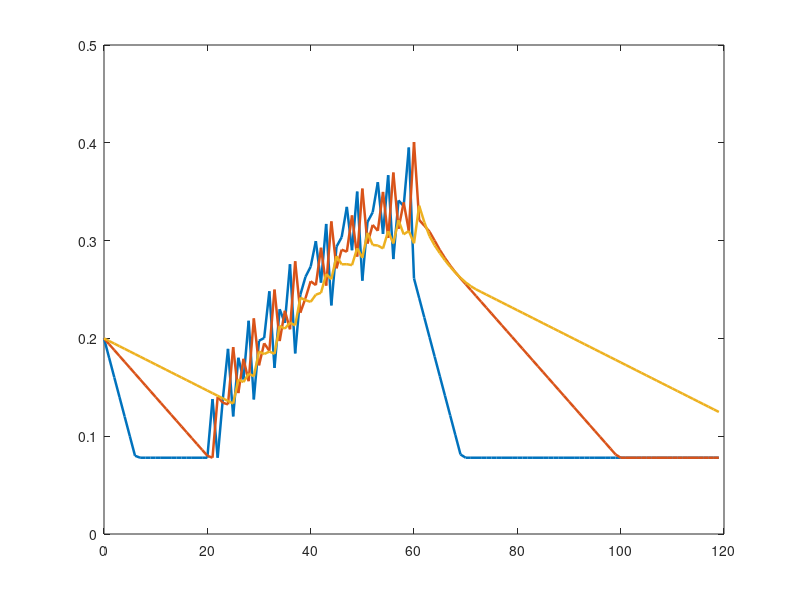

Write MATLAB code to recreate this figure. (Note: this script raises an error after producing the figure.)
%% 01_ReducedSoilWaterModel_V1
% AI-Driven Smart Irrigation
%
% Control-Oriented Three-Layer Soil-Water Model
%
% Version: V1.0
%
% Purpose:
%   1. Build a nonlinear reduced-order soil-water model
%   2. Simulate soil moisture dynamics
%   3. Evaluate irrigation, rainfall, ET and drainage effects
%
% IMPORTANT:
%   This is NOT the final high-fidelity Richards model.
%   It is the control-oriented model that will later support
%   UKF and SAC development.

clc;
clear;
close all;

%% ============================================================
% 1. Simulation Settings
% =============================================================

dt = 1;                 % Time step [day]
T  = 120;               % Simulation horizon [day]
N  = T / dt;

time = (0:N-1)' * dt;

%% ============================================================
% 2. Soil Parameters
% =============================================================

% Residual and saturated volumetric water content
theta_r = 0.078;        % Residual water content [-]
theta_s = 0.430;        % Saturated water content [-]

% Field capacity and wilting point
theta_FC = 0.250;       % Field capacity [-]
theta_WP = 0.120;       % Wilting point [-]

% Soil layer thicknesses
Z1 = 0.10;              % Layer 1 thickness [m]
Z2 = 0.20;              % Layer 2 thickness [m]
Z3 = 0.30;              % Layer 3 thickness [m]

Z = [Z1; Z2; Z3];

% Hydraulic conductivity-like parameters
K1 = 0.080;             % Layer 1 transfer coefficient [m/day]
K2 = 0.050;             % Layer 2 transfer coefficient [m/day]

% Drainage coefficient
Kd = 0.050;             % Drainage coefficient [m/day]

%% ============================================================
% 3. Initial Conditions
% =============================================================

theta0 = [0.20; 0.20; 0.20];

% State matrix
theta = zeros(N,3);

% Initial state
theta(1,:) = theta0';

%% ============================================================
% 4. Environmental Inputs
% =============================================================

% Rainfall [mm/day]
rainfall = zeros(N,1);

% No rainfall during the first prototype experiment
rainfall(:) = 0;

% Evapotranspiration [mm/day]
ET = 4 * ones(N,1);

% Irrigation [mm/day]
irrigation = zeros(N,1);

% Irrigation schedule
%
% Days 1-20   : No irrigation
% Days 21-60  : 8 mm/day
% Days 61-120 : No irrigation

irrigation(time >= 20 & time < 60) = 8;

%% ============================================================
% 5. Root Uptake / ET Distribution
% =============================================================

% Fraction of ET assigned to each soil layer
ET_fraction = [0.50; 0.30; 0.20];

%% ============================================================
% 6. Main Simulation Loop
% =============================================================

for k = 1:N-1

    % ----------------------------------------------------------
    % Current state
    % ----------------------------------------------------------

    theta1 = theta(k,1);
    theta2 = theta(k,2);
    theta3 = theta(k,3);

    % ----------------------------------------------------------
    % External inputs
    % ----------------------------------------------------------

    I = irrigation(k);      % Irrigation [mm/day]
    P = rainfall(k);        % Rainfall [mm/day]
    ET_total = ET(k);       % ET [mm/day]

    % Convert mm/day to m/day
    I_m = I / 1000;
    P_m = P / 1000;
    ET_m = ET_total / 1000;

    % ----------------------------------------------------------
    % ET distribution
    % ----------------------------------------------------------

    ET1 = ET_m * ET_fraction(1);
    ET2 = ET_m * ET_fraction(2);
    ET3 = ET_m * ET_fraction(3);

    % ----------------------------------------------------------
    % Infiltration input
    % ----------------------------------------------------------

    water_input = I_m + P_m;

    % ----------------------------------------------------------
    % Soil moisture dependent vertical flux
    % ----------------------------------------------------------

    % Layer 1 -> Layer 2
    moisture_gradient_12 = ...
        (theta1 - theta2) / (theta_s - theta_r);

    q12 = K1 * max(0, moisture_gradient_12);

    % Layer 2 -> Layer 3
    moisture_gradient_23 = ...
        (theta2 - theta3) / (theta_s - theta_r);

    q23 = K2 * max(0, moisture_gradient_23);

    % ----------------------------------------------------------
    % Drainage from Layer 3
    % ----------------------------------------------------------

    q3d = Kd * max(0, theta3 - theta_FC);

    % ----------------------------------------------------------
    % Soil-water balance
    % ----------------------------------------------------------

    dtheta1 = ...
        (water_input - q12 - ET1) / Z1;

    dtheta2 = ...
        (q12 - q23 - ET2) / Z2;

    dtheta3 = ...
        (q23 - q3d - ET3) / Z3;

    % ----------------------------------------------------------
    % Euler integration
    % ----------------------------------------------------------

    theta1_next = theta1 + dt * dtheta1;
    theta2_next = theta2 + dt * dtheta2;
    theta3_next = theta3 + dt * dtheta3;

    % ----------------------------------------------------------
    % Physical bounds
    % ----------------------------------------------------------

    theta1_next = min(max(theta1_next, theta_r), theta_s);
    theta2_next = min(max(theta2_next, theta_r), theta_s);
    theta3_next = min(max(theta3_next, theta_r), theta_s);

    % ----------------------------------------------------------
    % Store state
    % ----------------------------------------------------------

    theta(k+1,:) = ...
        [theta1_next, theta2_next, theta3_next];

end

%% ============================================================
% 7. Extract States
% =============================================================

theta1 = theta(:,1);
theta2 = theta(:,2);
theta3 = theta(:,3);

%% ============================================================
% 8. Basic Statistics
% =============================================================

fprintf('\n');
fprintf('=============================================\n');
fprintf('Reduced Soil-Water Model V1\n');
fprintf('=============================================\n');

fprintf('Simulation time: %.0f days\n', T);

fprintf('\nInitial soil moisture:\n');
fprintf('Layer 1: %.3f\n', theta1(1));
fprintf('Layer 2: %.3f\n', theta2(1));
fprintf('Layer 3: %.3f\n', theta3(1));

fprintf('\nFinal soil moisture:\n');
fprintf('Layer 1: %.3f\n', theta1(end));
fprintf('Layer 2: %.3f\n', theta2(end));
fprintf('Layer 3: %.3f\n', theta3(end));

fprintf('\nMinimum soil moisture:\n');
fprintf('Layer 1: %.3f\n', min(theta1));
fprintf('Layer 2: %.3f\n', min(theta2));
fprintf('Layer 3: %.3f\n', min(theta3));

fprintf('\nMaximum soil moisture:\n');
fprintf('Layer 1: %.3f\n', max(theta1));
fprintf('Layer 2: %.3f\n', max(theta2));
fprintf('Layer 3: %.3f\n', max(theta3));

fprintf('\nTotal irrigation:\n');
fprintf('%.2f mm\n', sum(irrigation) * dt);

fprintf('\nTotal rainfall:\n');
fprintf('%.2f mm\n', sum(rainfall) * dt);

fprintf('\nTotal ET:\n');
fprintf('%.2f mm\n', sum(ET) * dt);

%% ============================================================
% 9. Plot Soil Moisture
% =============================================================

figure('Name','Soil Moisture Dynamics','Color','w');

plot(time, theta1, 'LineWidth', 1.8);
hold on;

plot(time, theta2, 'LineWidth', 1.8);
plot(time, theta3, 'LineWidth', 1.8);

yline(theta_FC, '--', 'Field Capacity', ...
    'LineWidth', 1.2);

yline(theta_WP, '--', 'Wilting Point', ...
    'LineWidth', 1.2);

grid on;

xlabel('Time [day]');
ylabel('Volumetric Water Content [-]');

title('Three-Layer Soil Moisture Dynamics');

legend( ...
    '\theta_1 - Surface Layer', ...
    '\theta_2 - Middle Layer', ...
    '\theta_3 - Root Zone', ...
    'Field Capacity', ...
    'Wilting Point', ...
    'Location','best');

%% ============================================================
% 10. Plot Irrigation
% =============================================================

figure('Name','Irrigation Input','Color','w');

stairs(time, irrigation, ...
    'LineWidth', 1.8);

grid on;

xlabel('Time [day]');
ylabel('Irrigation [mm/day]');

title('Irrigation Schedule');

%% ============================================================
% 11. Plot Environmental Water Balance
% =============================================================

figure('Name','Water Inputs','Color','w');

plot(time, irrigation, ...
    'LineWidth', 1.8);

hold on;

plot(time, rainfall, ...
    'LineWidth', 1.8);

plot(time, ET, ...
    'LineWidth', 1.8);

grid on;

xlabel('Time [day]');
ylabel('Water Flux [mm/day]');

title('Water Inputs and Evapotranspiration');

legend( ...
    'Irrigation', ...
    'Rainfall', ...
    'Evapotranspiration', ...
    'Location','best');

%% ============================================================
% 12. Save Results
% =============================================================

results.time = time;

results.theta1 = theta1;
results.theta2 = theta2;
results.theta3 = theta3;

results.irrigation = irrigation;
results.rainfall = rainfall;
results.ET = ET;

results.theta_r = theta_r;
results.theta_s = theta_s;
results.theta_FC = theta_FC;
results.theta_WP = theta_WP;

results.Z = Z;

results.dt = dt;
results.T = T;

save('01_ReducedSoilWaterModel_V1_Results.mat', ...
    'results');

fprintf('\n');
fprintf('Results saved to:\n');
fprintf('01_ReducedSoilWaterModel_V1_Results.mat\n');
fprintf('=============================================\n');
